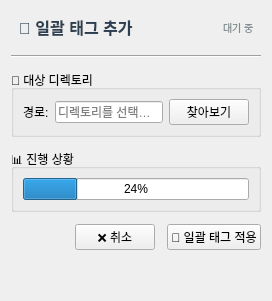
<?xml version="1.0" encoding="UTF-8"?>
<ui version="4.0">
 <class>BatchTaggingPanel</class>
 <widget class="QWidget" name="BatchTaggingPanel">
  <layout class="QVBoxLayout" name="verticalLayout">
   <property name="contentsMargins">
    <number>12</number>
   </property>
   <property name="spacing">
    <number>12</number>
   </property>
   <item>
    <layout class="QHBoxLayout" name="title_layout">
     <item>
      <widget class="QLabel" name="title_label">
       <property name="font">
        <font>
         <family>Arial</family>
         <pointsize>12</pointsize>
         <weight>75</weight>
         <bold>true</bold>
        </font>
       </property>
       <property name="styleSheet">
        <string>color: #2c3e50; padding: 4px;</string>
       </property>
       <property name="text">
        <string>📁 일괄 태그 추가</string>
       </property>
      </widget>
     </item>
     <item>
      <spacer name="horizontalSpacer">
       <property name="orientation">
        <enum>Qt::Horizontal</enum>
       </property>
       <property name="sizeHint" stdset="0">
        <size>
         <width>40</width>
         <height>20</height>
        </size>
       </property>
      </spacer>
     </item>
     <item>
      <widget class="QLabel" name="status_label">
       <property name="styleSheet">
        <string>color: #7f8c8d; font-size: 10px; padding: 4px;</string>
       </property>
       <property name="text">
        <string>대기 중</string>
       </property>
      </widget>
     </item>
    </layout>
   </item>
   <item>
    <widget class="Line" name="separator">
     <property name="orientation">
      <enum>Qt::Horizontal</enum>
     </property>
    </widget>
   </item>
   <item>
    <widget class="QGroupBox" name="dir_group">
     <property name="maximumHeight">
      <number>90</number>
     </property>
     <property name="title">
      <string>📂 대상 디렉토리</string>
     </property>
     <layout class="QHBoxLayout" name="dir_layout">
      <item>
       <widget class="QLabel" name="dir_label">
        <property name="text">
         <string>경로:</string>
        </property>
       </widget>
      </item>
      <item>
       <widget class="QLineEdit" name="dir_path_edit">
        <property name="readOnly">
         <bool>true</bool>
        </property>
        <property name="placeholderText">
         <string>디렉토리를 선택하세요</string>
        </property>
       </widget>
      </item>
      <item>
       <widget class="QPushButton" name="browse_button">
        <property name="maximumWidth">
         <number>80</number>
        </property>
        <property name="text">
         <string>찾아보기</string>
        </property>
       </widget>
      </item>
     </layout>
    </widget>
   </item>
   <item>
    <widget class="QGroupBox" name="progress_group">
     <property name="maximumHeight">
      <number>80</number>
     </property>
     <property name="title">
      <string>📊 진행 상황</string>
     </property>
     <layout class="QVBoxLayout" name="progress_layout">
      <item>
       <widget class="QProgressBar" name="progress_bar">
        <property name="value">
         <number>24</number>
        </property>
       </widget>
      </item>
     </layout>
    </widget>
   </item>
   <item>
    <layout class="QHBoxLayout" name="button_layout">
     <item>
      <spacer name="horizontalSpacer_2">
       <property name="orientation">
        <enum>Qt::Horizontal</enum>
       </property>
       <property name="sizeHint" stdset="0">
        <size>
         <width>40</width>
         <height>20</height>
        </size>
       </property>
      </spacer>
     </item>
     <item>
      <widget class="QPushButton" name="cancel_button">
       <property name="text">
        <string>❌ 취소</string>
       </property>
      </widget>
     </item>
     <item>
      <widget class="QPushButton" name="apply_button">
       <property name="text">
        <string>🚀 일괄 태그 적용</string>
       </property>
      </widget>
     </item>
    </layout>
   </item>
   <item>
    <spacer name="verticalSpacer">
     <property name="orientation">
      <enum>Qt::Vertical</enum>
     </property>
     <property name="sizeHint" stdset="0">
      <size>
       <width>20</width>
       <height>40</height>
      </size>
     </property>
    </spacer>
   </item>
  </layout>
 </widget>
 <resources/>
 <connections/>
</ui>
